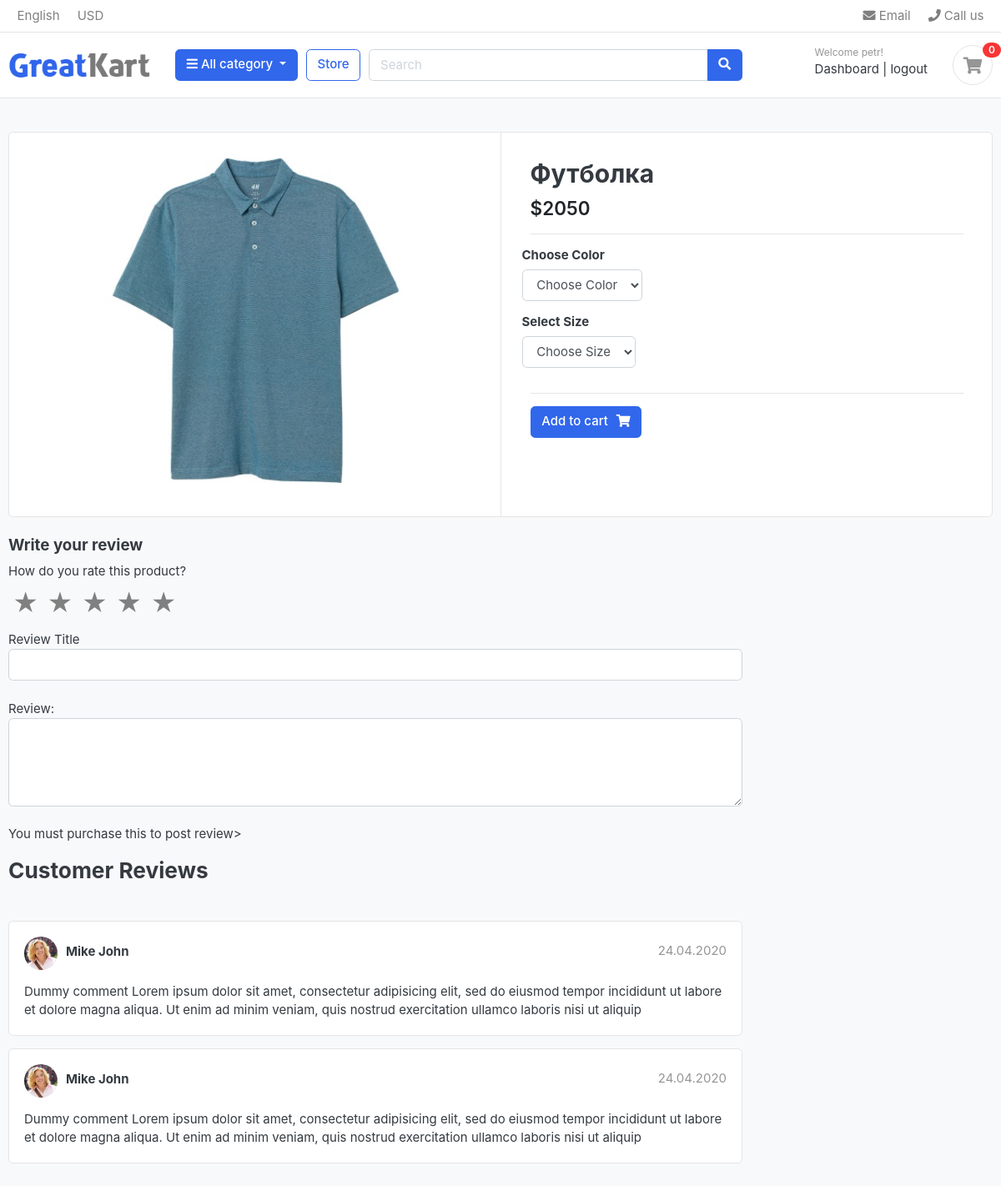
The app's page /products/category/t-shirts/futbolka/ (signed in) with its own data.
### users/models.py (models this page shows, shortened)
class Account(AbstractBaseUser):
    first_name = models.CharField(max_length=50)
    username = models.CharField(max_length=50)
    last_name = models.CharField(max_length=50)
    email = models.EmailField(max_length=128, unique=True)
    phone_number = models.CharField(max_length=50)
    is_staff = models.BooleanField(null=True)
    data_joined = models.DateTimeField(auto_now_add=True)
    last_login = models.DateTimeField(auto_now_add=True)
    is_admin = models.BooleanField(default=False)
    is_active = models.BooleanField(default=False)
    USERNAME_FIELD = 'email'
    REQUIRED_FIELDS = ['username', 'first_name', 'last_name']
    objects = MyAccountManager()
    is_verified_email = models.BooleanField(default=False)
    @property
    def is_staff(self):
        "Is the user a member of staff?"
        return self.is_admin

### store/models.py (models this page shows, shortened)
class Products(models.Model):
    product_name=models.CharField(max_length=200, unique=True)
    slug = models.SlugField(max_length=200, unique=True)
    description = models.TextField(blank=True)
    price = models.IntegerField()
    product_image = models.ImageField(upload_to='photos/products')
    stock = models.IntegerField()
    is_available = models.BooleanField(default=True)
    category = models.ForeignKey(to=Category, on_delete=models.CASCADE)
    create_date = models.DateTimeField(auto_now_add=True)
    modified_date = models.DateTimeField(auto_now=True)

class ReviewRating(models.Model):
    product = models.ForeignKey(Products, on_delete=models.CASCADE)
    user = models.ForeignKey(Account, on_delete=models.CASCADE)
    subject = models.CharField(max_length=100, blank=True)
    review = models.TextField(max_length=500, blank=True)
    rating = models.FloatField()
    ip = models.CharField(max_length=20, blank=True)
    status =  models.BooleanField(default=True)
    created_at = models.DateTimeField(auto_now_add=True)
    updated_at = models.DateTimeField(auto_now=True)

### store/views.py (the view)
# urls.py: path('category/<slug:category_slug>/<slug:product_slug>/', product_detail, name='product_detail'),
def product_detail(request, category_slug, product_slug):
    single_product = Products.objects.get(category__slug=category_slug, slug=product_slug)
    in_cart = CartItem.objects.filter(cart__cart_id=_cart_id(request), product=single_product).exists()
    review = ReviewRating.objects.filter(product_id=single_product.id, status=True)
    try:
        order_product = Orderproduct.objects.filter(user=request.user, product_id=single_product.id).exists()
    except Orderproduct.DoesNotExist:
        order_product = None
    context = {
        'single_product': single_product,
        'in_cart': in_cart,
        'reviews': review,
        'order_product': order_product,
    }
    return render(request, 'store/product_detail.html', context)

### carts/context_processors.py (called while the page is built)
def counter(request):
    cart_count = 0
    if 'admin' in request.path:
        return {}
    else:
        try:
            cart = Cart.objects.filter(cart_id=_cart_id(request))
            cart_items = CartItem.objects.all().filter(cart=cart[:1])
            for cart_item in cart_items:
                cart_count += cart_item.quantity
        except Cart.DoesNotExist:
            cart_count = 0
    return dict(cart_count=cart_count)

### carts/views.py (called while the page is built)
def _cart_id(request):   #_ is private
    cart = request.session.session_key
    if not cart:
        cart = request.session.create()
    return cart

### category/context_processors.py (called while the page is built)
def menu_links(request):
    links = Category.objects.all()
    return dict(links=links)

### store/models.py (called while the page is built)
    def colors(self):
        return super(VariationManager, self).filter(variation_category='color', is_active=True)

    def sizes(self):
        return super(VariationManager, self).filter(variation_category='size', is_active=True)

### store/templates/store/product_detail.html (shortened to what this page needs)
{% extends 'store/base.html' %}
{% block section_content %}
    <section class="section-content padding-y bg">
<div class="container">
<div class="card">
	<div class="row no-gutters">
		<aside class="col-md-6">
<article class="gallery-wrap">
	<div class="img-big-wrap">
        <a href="#"><img src="{{ single_product.product_image.url }}"></a>
    </div>
</article>
		</aside>
		<main class="col-md-6 border-left">
<form action="{% url 'cart:add_cart' single_product.id %}" method="post">
<article class="content-body">
<h2 class="title">{{ single_product.product_name}}</h2>
<div class="mb-3">
	<var class="price h4">${{ single_product.price }}</var>
</div>
    <hr>
	<div class="row">
		<div class="item-option-select">
			<h6>Choose Color</h6>
			<select name ="color" class="form-control" required>
				<option value="" disabled selected>Choose Color</option>
			</select>
		</div>
	</div>
	<div class="row">
		<div class="item-option-select">
			<h6>Select Size</h6>
			<select name ="size" class="form-control" required>
				<option value="" disabled selected>Choose Size</option>
			</select>
		</div>
	</div>
	<hr>
{% if single_product.stock <= 0 %}
    <h5>Out of Stocks</h5>
{% else %}
    {% if in_cart %}
        <a href="" class="btn  btn-success"> <span class="text">Added to cart</span><i class="fas fa-check"></i></a>
        <a href="{% url 'cart:cart' %}" class="btn  btn-outline-primary"> <span class="text">View Cart</span><i class="fas fa-eye"></i></a>
    {% else %}
        <button type ="submit"  class="btn btn-primary"> <span class="text">Add to cart</span><i class="fas fa-shopping-cart"></i></button>
    {% endif %}
{% endif %}
</article>
</form>
		</main>
	</div>
</div>
<br>
<div class="row">
			<div class="col-md-9">
    <form action="{% url 'product:submit_review' single_product.id  %}" method="POST">
    <h5>Write your review</h5>
    <div>
        <lable>How do you rate this product?</lable>
        <br>
    <div class="rating">
    <label for="star5">&#9733;</label>
    <label for="star4">&#9733;</label>
    <label for="star3">&#9733;</label>
    <label for="star2">&#9733;</label>
    <label for="star1">&#9733;</label>
    </div>
        Review Title
        <input type="text" class="form-control" name="subject" >
        <br>
        Review:
        <textarea name="review" cols="10" rows="4" class="form-control" ></textarea>
        <br>
        {% if user.is_authenticated %}
            {% if order_product %}
                <input type="submit" value="Submit Review" class="btn btn-primary">
            {% else %}
                <p>You must purchase this to post review></p>
            {% endif %}
        {% else %}
            <p>You must be logged in to a post review<span><a href="{% url 'user:login' %}">Login now</a></span></p>
        {% endif %}
    </div>
    </form>
                	<header class="section-heading">
		<h3>Customer Reviews </h3>
	</header>
                <br>
{% for review in reviews %}
	<article class="box mb-3">
		<div class="icontext w-100">
			<img src="./images/avatars/avatar1.jpg" class="img-xs icon rounded-circle">
			<div class="text">
				<span class="date text-muted float-md-right">24.04.2020 </span>
				<h6 class="mb-1">Mike John </h6>
			</div>
		</div>
		<div class="mt-3">
			<p>
				Dummy comment Lorem ipsum dolor sit amet, consectetur adipisicing elit, sed do eiusmod
				tempor incididunt ut labore et dolore magna aliqua. Ut enim ad minim veniam,
				quis nostrud exercitation ullamco laboris nisi ut aliquip
			</p>
		</div>
	</article>
{% endfor%}
	</div>
</div>
</div>
</section>
{% endblock %}

### store/templates/store/base.html (shortened to what this page needs)
<!DOCTYPE HTML>
<html lang="en">
<head>
<link href="/static/css/bootstrap.css" rel="stylesheet" type="text/css"/>
<link href="/static/fonts/fontawesome/css/all.min.css" type="text/css" rel="stylesheet">
<link href="/static/css/ui.css" rel="stylesheet" type="text/css"/>
<link href="/static/css/responsive.css" rel="stylesheet" media="only screen and (max-width: 1200px)" />
<link href="/static/css/rating.css" rel="stylesheet" type="text/css"/>
</head>
<body>
<header class="section-header">
<nav class="navbar p-md-0 navbar-expand-sm navbar-light border-bottom">
<div class="container">
  <div class="collapse navbar-collapse" id="navbarTop4">
    <ul class="navbar-nav mr-auto">
    	<li class="nav-item dropdown">
		 	<a href="#" class="nav-link">   English </a>
		</li>
		<li class="nav-item dropdown">
			<a href="#" class="nav-link"> USD </a>
		</li>
    </ul>
    <ul class="navbar-nav">
		<li><a href="#" class="nav-link"> <i class="fa fa-envelope"></i> Email </a></li>
		<li><a href="#" class="nav-link"> <i class="fa fa-phone"></i> Call us </a></li>
	</ul>
  </div>
</div>
</nav>
<section class="header-main border-bottom">
	<div class="container">
<div class="row align-items-center">
	<div class="col-lg-2 col-md-3 col-6">
		<a href="{% url 'index' %}" class="brand-wrap">
			<img class="logo" src="/static/images/logo.png">
		</a>
	</div>
	<div class="col-lg col-sm col-md col-6 flex-grow-0">
		<div class="category-wrap dropdown d-inline-block float-right">
			<button type="button" class="btn btn-primary dropdown-toggle" data-toggle="dropdown">
				<i class="fa fa-bars"></i> All category
			</button>
		</div>
	</div>
	<a href="{% url 'products:products' %}" class="btn btn-outline-primary">Store</a>
	<div class="col-lg  col-md-6 col-sm-12 col">
		<form action="{% url 'product:search' %}" class="search" method="GET">
			<div class="input-group w-100">
			    <input type="text" class="form-control" style="width:60%;" placeholder="Search" name="keyword">
			    <div class="input-group-append">
			      <button class="btn btn-primary" type="submit">
			        <i class="fa fa-search"></i>
			      </button>
			    </div>
		    </div>
		</form>
	</div>
	<div class="col-lg-3 col-sm-6 col-8 order-2 order-lg-3">
				<div class="d-flex justify-content-end mb-3 mb-lg-0">
				{% if user.is_authenticated%}
                    <div class="widget-header">
						<small class="title text-muted">Welcome {{ user.first_name }}!</small>
						<div>
                            <a href="{% url 'users:dashboard' %}">Dashboard</a> <span class="dark-transp"> | </span>
							<a href="{% url 'users:logout' %}"> logout</a>
						</div>
					</div>
                {% endif %}
                {% if user.is_authenticated %}
                    <a href="{% url 'cart:cart' %}" class="widget-header pl-3 ml-3">
						<div  class="icon icon-sm rounded-circle border"><i class="fa fa-shopping-cart" ></i></div>
						<span class="badge badge-pill badge-danger notify">{{ cart_count }}</span>
					</a>
                {% else %}
                    <a href="{% url 'users:login' %}" class="widget-header pl-3 ml-3">
						<div  class="icon icon-sm rounded-circle border"><i class="fa fa-shopping-cart" ></i></div>
						<span class="badge badge-pill badge-danger notify">0</span>
					</a>
                {% endif %}
				</div>
			</div>
</div>
	</div>
</section>
</header>
{% block section_content %}{% endblock %}
</body>
</html>

### static/css/ui.css (style rules this page uses)
html { font-family: "Inter", sans-serif; font-size: 15px; }
.content-body { flex: 1 1 auto; padding: 2rem 2.3rem; }
.icon-xs, .icon-sm, .icon-md, .icon-lg { display: inline-block; text-align: center; flex-shrink: 0; flex-grow: 0; }
.icon-sm { width: 48px; height: 48px; line-height: 48px !important; font-size: 20px; }
.img-xs, .img-sm, .img-md, .img-lg { -o-object-fit: cover; object-fit: cover; flex-shrink: 0; flex-grow: 0; }
.img-xs { width: 40px; height: 40px; }
.padding-y { padding-top: 40px; padding-bottom: 40px; }
var { font-style: normal; }
article:after, .form-group:after { display: block; clear: both; content: ""; }
.bg { background-color: #f8f9fa; }
.section-heading { margin-bottom: 20px; margin-top: 15px; }
p:last-child { margin-bottom: 0; }
.header-main { position: relative; padding-top: 1rem; padding-bottom: 1rem; }
.brand-wrap .logo, .navbar-brand .logo { margin-right: 7px; max-height: 42px; display: inline-block; }
.widget-header { display: inline-block; vertical-align: middle; position: relative; }
.widget-header a { color: #343a40; }
.widget-header i { color: #969696; }
.widget-header .title { display: block; }
.widget-header .notify { position: absolute; top: -3px; right: -10px; }
.btn .text + i { margin-left: 10px; }
.icontext { display: inline-flex; align-items: center; vertical-align: middle; }
.icontext .text { width: 100%; line-height: 1.2; }
.icontext .icon { position: relative; margin-right: 10px; flex-shrink: 0; flex-grow: 0; }
.notify { position: absolute; top: -4px; right: -10px; display: inline-block; padding: 0.25em 0.6em; font-size: 12px; line-height: 1; text-align: center; border-radius: 3rem; color: #fff; background-color: #fa3434; }
.price { font-weight: 600; color: #212529; }
.box { padding: 18px; background: #fff; border-radius: 0.37rem; border: 1px solid #e4e4e4; }
.box img { max-width: 100%; }
.gallery-wrap .img-big-wrap { margin-bottom: 10px; border-radius: 0.37rem; overflow: hidden; background-color: #fff; }
.gallery-wrap .img-big-wrap a { text-align: center; display: block; }
.gallery-wrap .img-big-wrap img { height: 450px; width: auto; display: inline-block; }
.item-option-select { margin-bottom: 1rem; display: inline-block; margin-right: 15px; }

### static/css/rating.css (style rules this page uses)
.rating { display: flex; flex-direction: row-reverse; justify-content: left; }
.rating label { color: grey; font-size: 30px; cursor: pointer; padding: 5px; }

### records on screen
Account: first_name "petr"
Products: product_image (picture), product_name "Футболка", price "2050"

### other values on screen
{{ cart_count }} "0"
